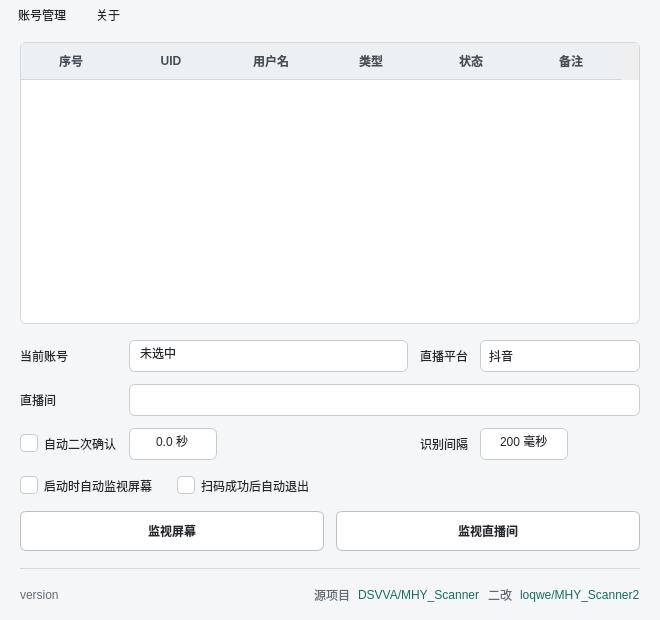
<?xml version="1.0" encoding="UTF-8"?>
<ui version="4.0">
 <class>WindowMain</class>
 <widget class="QMainWindow" name="WindowMain">
  <property name="geometry"><rect><x>0</x><y>0</y><width>660</width><height>620</height></rect></property>
  <property name="minimumSize"><size><width>620</width><height>560</height></size></property>
  <property name="font"><font><family>Microsoft YaHei</family><pointsize>9</pointsize></font></property>
  <property name="windowTitle"><string>二游扫码</string></property>
  <property name="styleSheet">
   <string notr="true">QMainWindow, QWidget#centralWidget { background: #f5f6f7; color: #24272b; }
QLabel { color: #24272b; }
QCheckBox { color: #24272b; spacing: 6px; }
QCheckBox::indicator { width: 16px; height: 16px; border: 1px solid #c6cbd0; border-radius: 4px; background: #ffffff; }
QCheckBox::indicator:hover { border-color: #087e72; background: #f0fdfa; }
QCheckBox::indicator:checked { background-color: #087e72; border-color: #087e72; image: url(:/icons/check.png); }
QCheckBox::indicator:disabled { background-color: #edf0f2; border-color: #d6dade; }

QLineEdit, QDoubleSpinBox, QSpinBox {
 background: #ffffff; color: #24272b; border: 1px solid #c6cbd0;
 border-radius: 6px; padding: 4px 8px; selection-background-color: #087e72;
}
QLineEdit[readOnly="true"] { background: #edf0f2; }
QLineEdit:focus, QDoubleSpinBox:focus, QSpinBox:focus { border-color: #087e72; }
QLineEdit:disabled, QDoubleSpinBox:disabled, QSpinBox:disabled { background: #edf0f2; color: #747b82; }
QDoubleSpinBox::up-button, QDoubleSpinBox::down-button,
QSpinBox::up-button, QSpinBox::down-button {
 width: 0px; height: 0px; border: none;
}

QComboBox {
 background: #ffffff; color: #24272b; border: 1px solid #c6cbd0;
 border-radius: 6px; padding: 4px 24px 4px 8px; selection-background-color: #087e72;
}
QComboBox:hover { background: #f7f9fa; border-color: #087e72; }
QComboBox:focus { border-color: #087e72; }
QComboBox:disabled { background: #edf0f2; color: #747b82; border-color: #d6dade; }
QComboBox::drop-down {
 subcontrol-origin: padding;
 subcontrol-position: top right;
 width: 22px;
 border-left-width: 0px;
}
QComboBox::down-arrow {
 image: url(:/icons/chevron_down.png);
 width: 10px;
 height: 10px;
}
QComboBox QAbstractItemView {
 background: #ffffff; color: #24272b; border: 1px solid #d3d8dd; border-radius: 6px;
 padding: 4px; outline: none; selection-background-color: #e1f1ed; selection-color: #175d52;
}
QComboBox QAbstractItemView::item { height: 26px; padding: 2px 8px; border-radius: 4px; }
QComboBox QAbstractItemView::item:hover { background: #f0f2f5; color: #175d52; }

QPushButton { background: #ffffff; color: #24272b; border: 1px solid #b9c0c5; border-radius: 6px; padding: 6px 12px; font-weight: 500; }
QPushButton:hover { background: #edf5f3; border-color: #087e72; color: #087e72; }
QPushButton:pressed, QPushButton:checked { background: #087e72; border-color: #087e72; color: #ffffff; font-weight: bold; }
QPushButton:focus { border: 2px solid #087e72; padding: 5px 11px; }
QPushButton:disabled { background: #edf0f2; color: #747b82; border-color: #d6dade; }

QTableWidget { background: #ffffff; alternate-background-color: #f8fafb; color: #24272b; border: 1px solid #d3d8dd; border-radius: 6px; gridline-color: transparent; }
QTableWidget::item { padding: 6px 4px; border-bottom: 1px solid #f0f2f5; }
QTableWidget::item:selected { background: #e1f1ed; color: #175d52; font-weight: 500; }
QHeaderView::section { background: #edf0f2; color: #454d55; padding: 7px 4px; font-weight: 600; border: none; border-bottom: 1px solid #d3d8dd; }

QMenuBar { background: #f5f6f7; color: #24272b; }
QMenuBar::item { padding: 6px 12px; border-radius: 4px; }
QMenuBar::item:selected { background: #e1f1ed; }
QMenu { background: #ffffff; color: #24272b; border: 1px solid #d3d8dd; border-radius: 6px; padding: 4px; }
QMenu::item { padding: 4px 16px; border-radius: 4px; }
QMenu::item:selected { background: #e1f1ed; color: #175d52; }
QLabel#label_3, QLabel#label_2, QLabel#label_4 { color: #626b73; }
QLabel#labelConfirmDelayHelp, QLabel#labelScanIntervalHelp {
 background: transparent;
 border: none;
 image: url(:/icons/help_outline.png);
}
QLabel#labelConfirmDelayHelp:hover, QLabel#labelScanIntervalHelp:hover {
 image: url(:/icons/help_outline_hover.png);
}
QToolTip {
 background-color: #1e293b;
 color: #ffffff;
 border: 1px solid #334155;
 border-radius: 6px;
 padding: 6px 10px;
 font-family: "Microsoft YaHei", sans-serif;
 font-size: 12px;
}
QFrame#footerSeparator { color: #d3d8dd; }</string>
  </property>
  <widget class="QWidget" name="centralWidget">
   <layout class="QVBoxLayout" name="mainLayout" stretch="1,0,0,0,0,0">
    <property name="spacing"><number>16</number></property>
    <property name="leftMargin"><number>20</number></property>
    <property name="topMargin"><number>12</number></property>
    <property name="rightMargin"><number>20</number></property>
    <property name="bottomMargin"><number>16</number></property>
    <item>
     <widget class="QTableWidget" name="tableWidget">
      <property name="minimumSize"><size><width>0</width><height>200</height></size></property>
      <property name="alternatingRowColors"><bool>true</bool></property>
      <property name="selectionMode"><enum>QAbstractItemView::SingleSelection</enum></property>
      <property name="selectionBehavior"><enum>QAbstractItemView::SelectRows</enum></property>
      <property name="showGrid"><bool>false</bool></property>
      <property name="wordWrap"><bool>false</bool></property>
      <attribute name="verticalHeaderVisible"><bool>false</bool></attribute>
      <attribute name="verticalHeaderDefaultSectionSize"><number>42</number></attribute>
      <column><property name="text"><string>序号</string></property><property name="textAlignment"><set>AlignCenter</set></property></column>
      <column><property name="text"><string>UID</string></property><property name="textAlignment"><set>AlignCenter</set></property></column>
      <column><property name="text"><string>用户名</string></property><property name="textAlignment"><set>AlignCenter</set></property></column>
      <column><property name="text"><string>类型</string></property><property name="textAlignment"><set>AlignCenter</set></property></column>
      <column><property name="text"><string>状态</string></property><property name="textAlignment"><set>AlignCenter</set></property></column>
      <column><property name="text"><string>备注</string></property><property name="textAlignment"><set>AlignCenter</set></property></column>
     </widget>
    </item>
    <item>
     <layout class="QGridLayout" name="settingsLayout" columnstretch="0,1,0,0">
      <property name="horizontalSpacing"><number>12</number></property>
      <property name="verticalSpacing"><number>12</number></property>
      <item row="0" column="0">
       <widget class="QLabel" name="labelUname">
        <property name="text"><string>当前账号</string></property>
        <property name="buddy"><cstring>lineEditUname</cstring></property>
       </widget>
      </item>
      <item row="0" column="1">
       <widget class="QLineEdit" name="lineEditUname">
        <property name="minimumSize"><size><width>160</width><height>32</height></size></property>
        <property name="maximumSize"><size><width>16777215</width><height>32</height></size></property>
        <property name="text"><string>未选中</string></property>
        <property name="readOnly"><bool>true</bool></property>
       </widget>
      </item>
      <item row="0" column="2">
       <widget class="QLabel" name="labelLiveName_2">
        <property name="text"><string>直播平台</string></property>
        <property name="buddy"><cstring>comboBox</cstring></property>
       </widget>
      </item>
      <item row="0" column="3">
       <widget class="QComboBox" name="comboBox">
        <property name="minimumSize"><size><width>160</width><height>32</height></size></property>
        <property name="maximumSize"><size><width>160</width><height>32</height></size></property>
        <item><property name="text"><string>抖音</string></property></item>
        <item><property name="text"><string>BiliBili</string></property></item>
       </widget>
      </item>
      <item row="1" column="0">
       <widget class="QLabel" name="labelLiveName">
        <property name="text"><string>直播间</string></property>
        <property name="buddy"><cstring>lineEditLiveId</cstring></property>
       </widget>
      </item>
      <item row="1" column="1" colspan="3">
       <widget class="QComboBox" name="lineEditLiveId">
        <property name="minimumSize"><size><width>0</width><height>32</height></size></property>
        <property name="maximumSize"><size><width>16777215</width><height>32</height></size></property>
        <property name="editable"><bool>true</bool></property>
        <property name="insertPolicy"><enum>QComboBox::NoInsert</enum></property>
        <property name="sizeAdjustPolicy"><enum>QComboBox::AdjustToMinimumContentsLengthWithIcon</enum></property>
       </widget>
      </item>
      <item row="2" column="0">
       <widget class="QCheckBox" name="checkBoxAutoLogin">
        <property name="text"><string>自动二次确认</string></property>
       </widget>
      </item>
      <item row="2" column="1">
       <layout class="QHBoxLayout" name="confirmDelayLayout">
        <property name="spacing"><number>6</number></property>
        <property name="leftMargin"><number>0</number></property>
        <property name="topMargin"><number>0</number></property>
        <property name="rightMargin"><number>0</number></property>
        <property name="bottomMargin"><number>0</number></property>
        <item>
         <widget class="QDoubleSpinBox" name="spinConfirmDelay">
          <property name="minimumSize"><size><width>88</width><height>32</height></size></property>
          <property name="maximumSize"><size><width>88</width><height>32</height></size></property>
          <property name="alignment"><set>Qt::AlignCenter</set></property>
          <property name="buttonSymbols"><enum>QAbstractSpinBox::NoButtons</enum></property>
          <property name="decimals"><number>1</number></property>
          <property name="minimum"><double>0.000000000000000</double></property>
          <property name="maximum"><double>60.000000000000000</double></property>
          <property name="singleStep"><double>0.100000000000000</double></property>
          <property name="suffix"><string> 秒</string></property>
         </widget>
        </item>
        <item>
         <widget class="QLabel" name="labelConfirmDelayHelp">
          <property name="minimumSize"><size><width>18</width><height>18</height></size></property>
          <property name="maximumSize"><size><width>18</width><height>18</height></size></property>
          <property name="cursor"><cursorShape>PointingHandCursor</cursorShape></property>
          <property name="text"><string></string></property>
          <property name="alignment"><set>Qt::AlignCenter</set></property>
         </widget>
        </item>
        <item>
         <spacer name="spacerConfirmDelay">
          <property name="orientation"><enum>Qt::Horizontal</enum></property>
          <property name="sizeHint" stdset="0"><size><width>0</width><height>0</height></size></property>
         </spacer>
        </item>
       </layout>
      </item>
      <item row="2" column="2">
       <widget class="QLabel" name="labelScanInterval">
        <property name="text"><string>识别间隔</string></property>
        <property name="buddy"><cstring>spinScanInterval</cstring></property>
       </widget>
      </item>
      <item row="2" column="3">
       <layout class="QHBoxLayout" name="scanIntervalLayout">
        <property name="spacing"><number>6</number></property>
        <property name="leftMargin"><number>0</number></property>
        <property name="topMargin"><number>0</number></property>
        <property name="rightMargin"><number>0</number></property>
        <property name="bottomMargin"><number>0</number></property>
        <item>
         <widget class="QSpinBox" name="spinScanInterval">
          <property name="minimumSize"><size><width>88</width><height>32</height></size></property>
          <property name="maximumSize"><size><width>88</width><height>32</height></size></property>
          <property name="alignment"><set>Qt::AlignCenter</set></property>
          <property name="buttonSymbols"><enum>QAbstractSpinBox::NoButtons</enum></property>
          <property name="minimum"><number>10</number></property>
          <property name="maximum"><number>5000</number></property>
          <property name="singleStep"><number>10</number></property>
          <property name="value"><number>200</number></property>
          <property name="suffix"><string> 毫秒</string></property>
         </widget>
        </item>
        <item>
         <widget class="QLabel" name="labelScanIntervalHelp">
          <property name="minimumSize"><size><width>18</width><height>18</height></size></property>
          <property name="maximumSize"><size><width>18</width><height>18</height></size></property>
          <property name="cursor"><cursorShape>PointingHandCursor</cursorShape></property>
          <property name="text"><string></string></property>
          <property name="alignment"><set>Qt::AlignCenter</set></property>
         </widget>
        </item>
        <item>
         <spacer name="spacerScanInterval">
          <property name="orientation"><enum>Qt::Horizontal</enum></property>
          <property name="sizeHint" stdset="0"><size><width>0</width><height>0</height></size></property>
         </spacer>
        </item>
       </layout>
      </item>
     </layout>
    </item>
    <item>
     <layout class="QHBoxLayout" name="optionsLayout">
      <property name="spacing"><number>24</number></property>
      <item><widget class="QCheckBox" name="checkBoxAutoScreen"><property name="text"><string>启动时自动监视屏幕</string></property></widget></item>
      <item><widget class="QCheckBox" name="checkBoxAutoExit"><property name="text"><string>扫码成功后自动退出</string></property></widget></item>
      <item><spacer name="optionsSpacer"><property name="orientation"><enum>Qt::Horizontal</enum></property><property name="sizeHint" stdset="0"><size><width>0</width><height>0</height></size></property></spacer></item>
     </layout>
    </item>
    <item>
     <layout class="QHBoxLayout" name="scanActionsLayout" stretch="1,1">
      <property name="spacing"><number>12</number></property>
      <item>
       <widget class="QPushButton" name="pBtstartScreen">
        <property name="minimumSize"><size><width>0</width><height>40</height></size></property>
        <property name="maximumSize"><size><width>16777215</width><height>40</height></size></property>
        <property name="text"><string>监视屏幕</string></property>
        <property name="checkable"><bool>true</bool></property>
       </widget>
      </item>
      <item>
       <widget class="QPushButton" name="pBtStream">
        <property name="minimumSize"><size><width>0</width><height>40</height></size></property>
        <property name="maximumSize"><size><width>16777215</width><height>40</height></size></property>
        <property name="text"><string>监视直播间</string></property>
        <property name="checkable"><bool>true</bool></property>
       </widget>
      </item>
     </layout>
    </item>
    <item><widget class="QFrame" name="footerSeparator"><property name="frameShape"><enum>QFrame::HLine</enum></property><property name="frameShadow"><enum>QFrame::Plain</enum></property></widget></item>
    <item>
     <layout class="QHBoxLayout" name="footerLayout">
      <property name="spacing"><number>8</number></property>
      <item><widget class="QLabel" name="label_3"><property name="text"><string>version</string></property></widget></item>
      <item><spacer name="footerSpacer"><property name="orientation"><enum>Qt::Horizontal</enum></property><property name="sizeHint" stdset="0"><size><width>0</width><height>0</height></size></property></spacer></item>
      <item><widget class="QLabel" name="label_2"><property name="text"><string>源项目</string></property></widget></item>
      <item><widget class="QLabel" name="label"><property name="text"><string>&lt;a style=&quot;color:#176c61;text-decoration:none&quot; href=&quot;https://github.com/DSVVA/MHY_Scanner&quot;&gt;DSVVA/MHY_Scanner&lt;/a&gt;</string></property><property name="openExternalLinks"><bool>true</bool></property></widget></item>
      <item><widget class="QLabel" name="label_4"><property name="text"><string>二改</string></property></widget></item>
      <item><widget class="QLabel" name="label_5"><property name="text"><string>&lt;a style=&quot;color:#176c61;text-decoration:none&quot; href=&quot;https://github.com/loqwe/MHY_Scanner2&quot;&gt;loqwe/MHY_Scanner2&lt;/a&gt;</string></property><property name="openExternalLinks"><bool>true</bool></property></widget></item>
     </layout>
    </item>
   </layout>
  </widget>
  <widget class="QMenuBar" name="menuBar">
   <widget class="QMenu" name="menu">
    <property name="title"><string>账号管理</string></property>
    <addaction name="action1_3"/><addaction name="action2_3"/><addaction name="action1_4"/><addaction name="action1_5"/>
   </widget>
   <widget class="QMenu" name="menu_2">
    <property name="title"><string>关于</string></property>
    <addaction name="action1_2"/><addaction name="action2_2"/>
   </widget>
   <addaction name="menu"/><addaction name="menu_2"/>
  </widget>
  <action name="a1"><property name="text"><string>设置</string></property></action>
  <action name="action1"><property name="text"><string>反馈问题</string></property></action>
  <action name="action2"><property name="text"><string>项目主页</string></property></action>
  <action name="action1_2"><property name="text"><string>关于</string></property></action>
  <action name="action2_2"><property name="text"><string>帮助和反馈</string></property></action>
  <action name="action1_3"><property name="text"><string>添加账号</string></property></action>
  <action name="action2_3"><property name="text"><string>删除账号</string></property></action>
  <action name="action1_4"><property name="text"><string>设为默认账号</string></property></action>
  <action name="action1_5"><property name="text"><string>打开配置文件</string></property></action>
 </widget>
 <tabstops>
  <tabstop>tableWidget</tabstop><tabstop>lineEditUname</tabstop><tabstop>comboBox</tabstop><tabstop>lineEditLiveId</tabstop><tabstop>spinConfirmDelay</tabstop><tabstop>checkBoxAutoLogin</tabstop><tabstop>checkBoxAutoScreen</tabstop><tabstop>checkBoxAutoExit</tabstop><tabstop>pBtstartScreen</tabstop><tabstop>pBtStream</tabstop>
 </tabstops>
 <resources><include location="../Resources/MHY_Scanner.qrc"/></resources>
 <connections/>
</ui>
